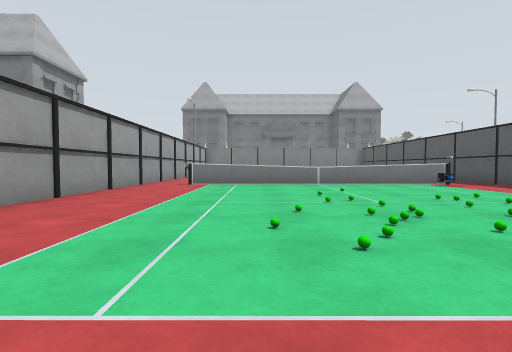
[1] (above)

12 first-person views from a walk through a world built for the Gazebo simulator. The camera is 0.94 m above the floor, tilts 2° down and sees 85° across. The floor is counted in squares, 2 m on a side. Each view is taken from the middle of a square. On the plan, view 1 faces up. The plan holds only what a view shows up to about 9 squares ahead; the rest is blank. The place goes on beyond the plan. Simple shapes stand in for some stock models. Some surface patterns are stand-ins.

[2]
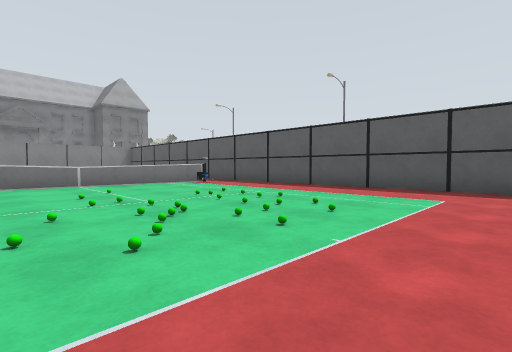

[3]
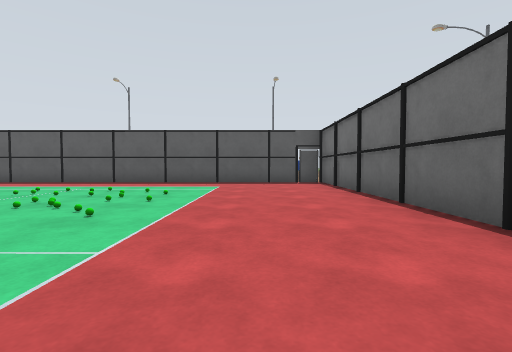

[4]
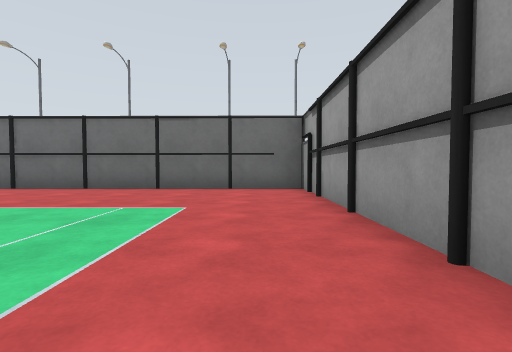

[5]
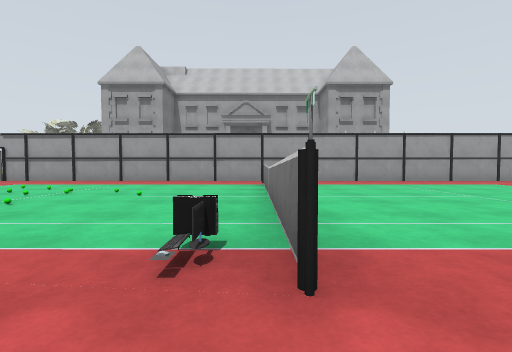

[6]
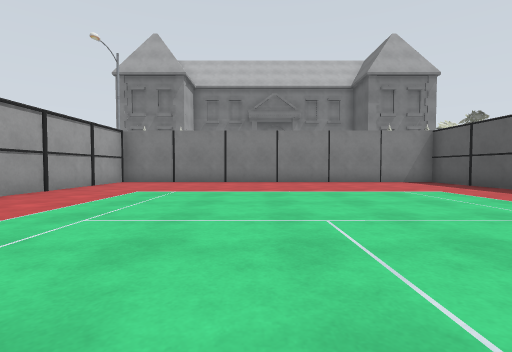

[7]
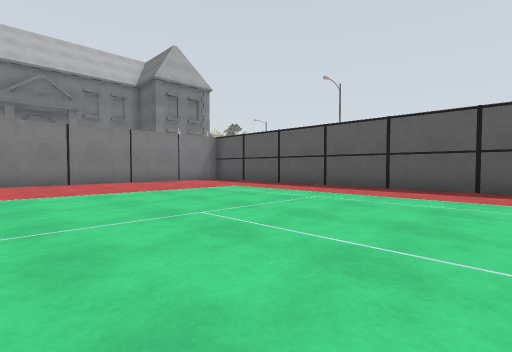

[8]
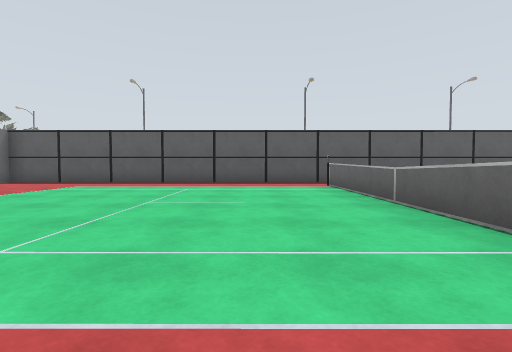

[9]
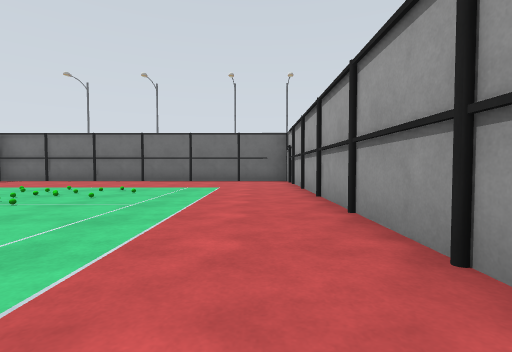

[10]
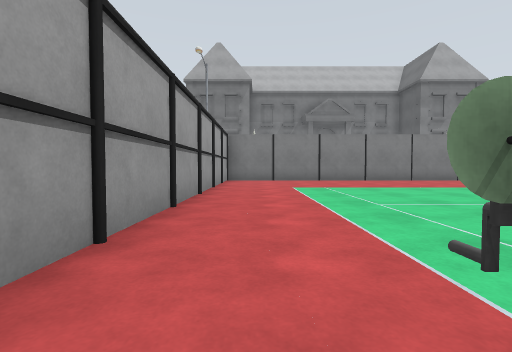

[11]
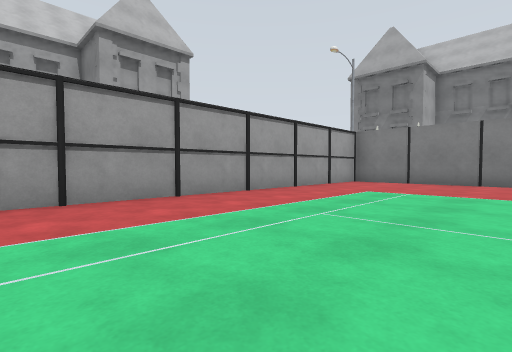

[12]
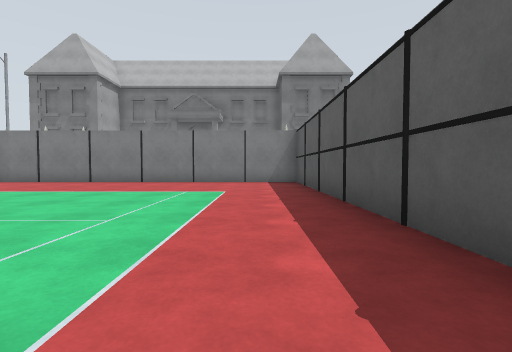

### Floor plan
Key: @ floor where view 1 was taken; # wall or solid block; . floor; / step, stairs or slope; = window, fence, low wall or low ledge; O other object.
Columns run from 3 left of view 1 to 7 right of it. Each row starts with its distance up from view 1.
 17  #########
 16 #.........#
 15 #.........#
 14 #.........#
 13 #.........#
 12 #.........#
 11 #.........#
 10 #.........#
  9 #.........#
  8 #.........#
  7 #.=====#O.
  6 #......../
  5 #......../#
  4 #......../#
  3 #......../#
  2 #......../#
  1 #......../#
  0 #..@...../#
 -1 #......../O
 -2 ##########

Positions as (right, up) in squares from view 1, and headings:
1: (0, 0), facing up
2: (0, 0), facing up-right
3: (-2, 0), facing right
4: (-2, 4), facing down
5: (6, 7), facing left
6: (1, 8), facing up
7: (0, 8), facing up-right
8: (-2, 9), facing right
9: (-2, 7), facing down
10: (-2, 7), facing up
11: (1, 8), facing up-left
12: (5, 8), facing up
